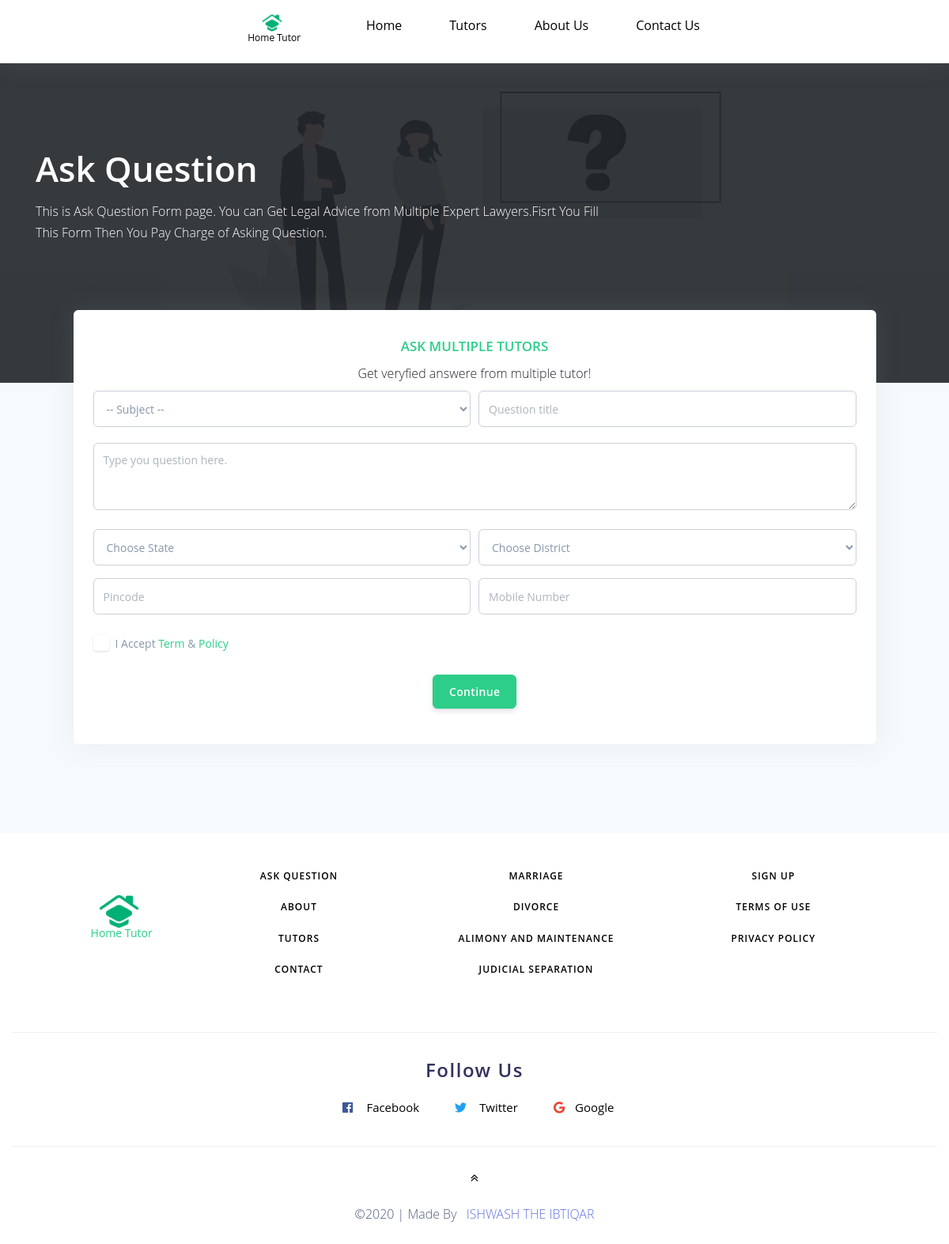
/genaskquestion.php, run on the app's committed database.
### tables this page shows
CREATE TABLE `tbl_inlawtype` (
  `lawtype_id` int(11) NOT NULL,
  `areaname` varchar(200) NOT NULL,
  `lawarea_id` int(11) NOT NULL,
  `areafontcode` varchar(20) NOT NULL,
  `date` date NOT NULL,
  `time` time NOT NULL
);

### genaskquestion.php (the view, shortened to what this page needs)
<?php
include'header.php';
?>
<section id="top">
  <div class="header pb-8 pt-5 pt-lg-6" style="min-height: 400px; background-image: url(img/faq.png); background-size: contain;background-repeat: no-repeat; background-position: center top;">
      <span class="mask bg-dark opacity-8"></span>
      <div class="container">
        <div class="row ">
          <div class="col-lg-8 col-md-11">
            <h1 class="display-2 text-white mt-5">Ask Question</h1>
            <p class="text-white mb-5">This is Ask Question Form page. You can Get Legal Advice from Multiple Expert Lawyers.Fisrt You Fill This Form Then You Pay Charge of Asking Question.</p>
          </div>
        </div>
      </div>
    </div>
</section>
<section style="margin-top: -200px" class="bg-secondary py-5">
  <div class="container mb-3 text-dark">
      <div class="row justify-content-center">
          <div class="col-lg-11 col-md-12 mb-5">
          <div class="card border-0 shadow" style="padding: 25px">
           <h3 class="text-center text-green text-uppercase mt-2 mb-2">Ask Multiple Tutors</h3>
          <p class="text-center mb-2">Get veryfied answere from multiple tutor!</p>
          <form role="form" id="validate_form">
            <div class="form-row">
              <div class="form-group col-xl-6 col-md-6 mb-3">
                  <select class="form-control" name="selectlaw" required>
                    <option  required value="">-- Subject --</option>
                  </select>
              </div>
            <div class="form-group col-xl-6 col-md-6 mb-3">
                <input class="form-control" data-parsley-pattern="^[a-z A-Z.,1-9!]+$" data-parsley-trigger="keyup"  placeholder="Question title" maxlength="50" name="title[]" type="text" required>
            </div>
            </div>
            <div class="form-group">
                <textarea class="form-control mt-1" rows="3"data-parsley-pattern="^[a-z A-Z1-9@$*_''?=+{}(),
                .]+$" data-parsley-trigger="keyup" placeholder="Type you question here." name="description[]" required></textarea>
            </div>
           <div class="form-row">
                  <div class="form-group mb-3 col-xl-6 col-md-6">
                       <select class="form-control" name="selectstate" id="state" required>
                          <option  required value="">Choose State</option>
                     </select>
                  </div>
                  <div class="form-group mb-3 col-xl-6 col-md-6">
                       <select class="form-control" id="district" name="selectdistrict" required>
                          <option  required value="">Choose District</option>
                        </select>
                  </div>
            </div>
           <div class="form-row">
              <div class="form-group col-xl-6 col-md-6">
                <input class="form-control" data-parsley-type="number" data-parsley-trigger="keyup" placeholder="Pincode" maxlength="6" name="pincode" type="text" required>
              </div>
            <div class="form-group col-xl-6 col-md-6">
                <input class="form-control" maxlength="10" data-parsley-type="number" data-parsley-trigger="keyup" placeholder="Mobile Number" name="number" type="number" required>
            </div>
          </div>
             <div class="custom-control custom-control-alternative custom-checkbox">
                  <label class="custom-control-label" for=" customCheckLogin">
                    <span class="text-muted">I Accept <a href="" class="text-success">Term</a> & <a href="" class="text-success">Policy</a></span>
                  </label>
              </div>
              <div class="form-row justify-content-center py-1">
                  <a href="signin.php"><button type="button" class="btn btn-success mb-3 mt-4"  >Continue</button></a>
              </div>
          </form>
          </div>
        </div>
      </div>
  </div>
</section>
<?php
include'footer.php';
?>

### footer.php
<?php
$query = "SELECT * FROM tbl_inlawtype ORDER BY lawtype_id LIMIT 4";
$result = mysqli_query($connect, $query);
?>
<div>
    <div class="container-fluid py-md-4">
        <div class="row justify-content-center text-center">
            <div class="col-lg-1 col-xl-1 col-md-1 ml-3 footer_grid mt-5 text-green">
                <img src="img/home (1).png" class="img-fulid" style="width: 55px;margin-bottom: 35px">
                <sub><sub><sub><sub><sub><sub><sub><sub><sub><span style="font-size: 14px;margin-left: -68px;">Home Tutor</span></sub></sub></sub></sub></sub></sub></sub></sub></sub>
            </div>
            <div class="col-lg-3 col-xl-3 col-md-3 footer_grid mt-md-0 mt-4">
                <ul class="footer_list">
                    <li>
                        <a href="genaskquestion.php"> Ask Question</a>
                    </li>
                    <li>
                        <a href="about.php"> About</a>
                    </li>
                    <li>
                        <a href="genlawyer.php"> Tutors</a>
                    </li>
                    <li>
                        <a href="contact.php"> Contact</a>
                    </li>
                </ul>
            </div>
            <div class="col-lg-3 col-xl-3 col-md-3 sfooter_grid mt-md-0 mt-sm-4 mt-3">
                <ul class="footer_list">
                    <?php
                    while ($row = mysqli_fetch_array($result)) {
                    ?>
                        <li>
                            <a href="genralsearchlawyer.php?law_id=<?php echo $row['lawtype_id']; ?>"><?php echo $row['areaname']; ?></a>
                        </li>
                    <?php
                    }
                    ?>
                </ul>
            </div>
            <div class="col-lg-3 mt-md-0 mt-sm-4 mt-3">
                <ul class="footer_list">
                    <li>
                        <a href="signup.php">Sign Up</a>
                    </li>
                    <li>
                        <a href="#">Terms of Use</a>
                    </li>
                    <li>
                        <a href="#">Privacy Policy</a>
                    </li>
                </ul>
            </div>
        </div>
        <div class="social_grid">
            <h3 class="fallowUs">Follow Us</h3>
            <div class="social-icons">
                <ul>
                    <li><a href="#"><span class="fab fa-facebook-f"></span> Facebook</a></li>
                    <li><a href="#"><span class="fab fa-twitter"></span> Twitter</a></li>
                    <li><a href="#"><span class="fab fa-google"></span>Google</a></li>
                </ul>
            </div>
        </div>
        <div class="move-top text-center mt-lg-4 mt-3">
            <a href="#top"><span class="fa fa-angle-double-up" aria-hidden="true"></span></a>
        </div>
        <div class="rinfo">
            <p class="text-center mt-3">&copy;2020 | Made By <a href="" class="text-uppercase ml-2"> Ishwash The Ibtiqar</a></p>
        </div>
    </div>
</div>

### css/headerstyle.css (style rules this page uses)
p { margin:0; }
section { padding: 60px 0; }

### css/style.css (style rules this page uses)
html { scroll-behavior: smooth; }
body { overflow-x: hidden; background: #fff; }
.footer_list li { list-style: none; }
.footer_list li a { text-decoration: none; text-transform: uppercase; letter-spacing: 1px; font-size: 0.75em; display: block; font-weight: 600; margin: 1.8em 0; color:#000; }
.footer_list li:last-child { margin-bottom: 0; }
h3.fallowUs { font-size: 1.5em; font-weight: 600; letter-spacing: 1.5px; margin-bottom: .7em; line-height: 30px; text-shadow: 0 1px 2px rgba(255, 255, 255, 0.2); }
.move-top span { color: #000; text-align: center; border: none; line-height: 2em; }
.rinfo a { text-decoration: none; }
.social_grid { padding: 2em 0; border-top: 1px solid #edeff1; margin: 3em 0 0 0; text-align: center; border-bottom: 1px solid #edeff1; }
.social-icons ul { padding: 0; margin: 0; }
.social-icons ul li { display: inline-block; margin: 0 1em; }
.social-icons ul li a { text-align: center; font-size: 15px; color: #000; }
.social-icons ul li a span.fab.fa-facebook-f { height: 32px; width: 32px; line-height: 32px; background: transparent; margin-right: 4px; color: #3b5998; transition: 0.5s all; -webkit-transition: 0.5s all; -moz-transition: 0.5s all; -o-transition: 0.5s all; -ms-transition: 0.5s all; }
.social-icons ul li a span.fab.fa-twitter { height: 32px; width: 32px; line-height: 32px; background: transparent; margin-right: 4px; color: #1da1f2; transition: 0.5s all; -webkit-transition: 0.5s all; -moz-transition: 0.5s all; -o-transition: 0.5s all; -ms-transition: 0.5s all; }
.social-icons ul li a span.fab.fa-google { height: 32px; width: 32px; line-height: 32px; background: transparent; margin-right: 4px; color: #ea4335; transition: 0.5s all; -webkit-transition: 0.5s all; -moz-transition: 0.5s all; -o-transition: 0.5s all; -ms-transition: 0.5s all; }

### data on the page
tbl_inlawtype: areaname "MARRIAGE"
tbl_inlawtype: areaname "DIVORCE"
tbl_inlawtype: areaname "ALIMONY AND MAINTENANCE"
tbl_inlawtype: areaname "JUDICIAL SEPARATION"
